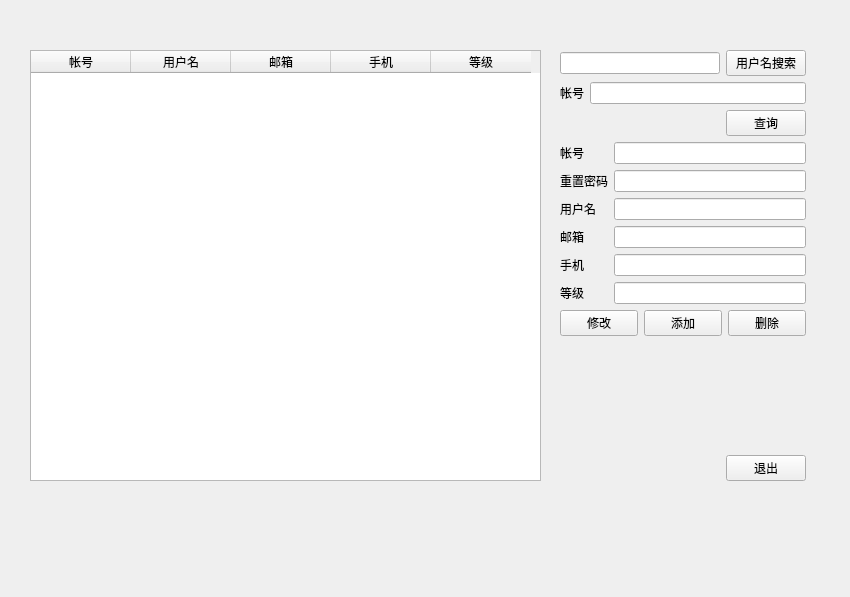
<?xml version="1.0" encoding="UTF-8"?>
<ui version="4.0">
 <class>user_information</class>
 <widget class="QMainWindow" name="user_information">
  <property name="geometry">
   <rect>
    <x>0</x>
    <y>0</y>
    <width>850</width>
    <height>597</height>
   </rect>
  </property>
  <property name="windowTitle">
   <string>MainWindow</string>
  </property>
  <widget class="QWidget" name="centralwidget">
   <widget class="QWidget" name="gridLayoutWidget">
    <property name="geometry">
     <rect>
      <x>560</x>
      <y>50</y>
      <width>246</width>
      <height>431</height>
     </rect>
    </property>
    <layout class="QGridLayout" name="gridLayout_2">
     <item row="1" column="0" colspan="2">
      <layout class="QHBoxLayout" name="horizontalLayout_3">
       <item>
        <widget class="QLabel" name="label_4">
         <property name="text">
          <string>帐号</string>
         </property>
        </widget>
       </item>
       <item>
        <widget class="QLineEdit" name="search_id_edit"/>
       </item>
      </layout>
     </item>
     <item row="6" column="0">
      <widget class="QLabel" name="label_6">
       <property name="text">
        <string>用户名</string>
       </property>
      </widget>
     </item>
     <item row="9" column="0">
      <widget class="QLabel" name="label_5">
       <property name="text">
        <string>等级</string>
       </property>
      </widget>
     </item>
     <item row="7" column="1">
      <widget class="QLineEdit" name="email_edit"/>
     </item>
     <item row="11" column="0">
      <spacer name="verticalSpacer">
       <property name="orientation">
        <enum>Qt::Vertical</enum>
       </property>
       <property name="sizeHint" stdset="0">
        <size>
         <width>20</width>
         <height>40</height>
        </size>
       </property>
      </spacer>
     </item>
     <item row="6" column="1">
      <widget class="QLineEdit" name="name_edit"/>
     </item>
     <item row="10" column="0" colspan="2">
      <layout class="QHBoxLayout" name="horizontalLayout">
       <item>
        <widget class="QPushButton" name="modify_but">
         <property name="text">
          <string>修改</string>
         </property>
        </widget>
       </item>
       <item>
        <widget class="QPushButton" name="insert_but">
         <property name="text">
          <string>添加</string>
         </property>
        </widget>
       </item>
       <item>
        <widget class="QPushButton" name="delete_but">
         <property name="text">
          <string>删除</string>
         </property>
        </widget>
       </item>
      </layout>
     </item>
     <item row="0" column="0" colspan="2">
      <layout class="QHBoxLayout" name="horizontalLayout_2">
       <item>
        <widget class="QLineEdit" name="search_edit"/>
       </item>
       <item>
        <widget class="QPushButton" name="search_but">
         <property name="text">
          <string>用户名搜索</string>
         </property>
        </widget>
       </item>
      </layout>
     </item>
     <item row="12" column="0" colspan="2">
      <layout class="QHBoxLayout" name="horizontalLayout_4"/>
     </item>
     <item row="4" column="0">
      <widget class="QLabel" name="label">
       <property name="text">
        <string>帐号</string>
       </property>
      </widget>
     </item>
     <item row="13" column="0" colspan="2">
      <layout class="QHBoxLayout" name="horizontalLayout_5">
       <item>
        <spacer name="horizontalSpacer_2">
         <property name="orientation">
          <enum>Qt::Horizontal</enum>
         </property>
         <property name="sizeHint" stdset="0">
          <size>
           <width>40</width>
           <height>20</height>
          </size>
         </property>
        </spacer>
       </item>
       <item>
        <widget class="QPushButton" name="exit_but">
         <property name="text">
          <string>退出</string>
         </property>
        </widget>
       </item>
      </layout>
     </item>
     <item row="8" column="1">
      <widget class="QLineEdit" name="phone_edit"/>
     </item>
     <item row="5" column="0">
      <widget class="QLabel" name="label_2">
       <property name="text">
        <string>重置密码</string>
       </property>
      </widget>
     </item>
     <item row="4" column="1">
      <widget class="QLineEdit" name="id_edit"/>
     </item>
     <item row="8" column="0">
      <widget class="QLabel" name="label_8">
       <property name="text">
        <string>手机</string>
       </property>
      </widget>
     </item>
     <item row="7" column="0">
      <widget class="QLabel" name="label_7">
       <property name="text">
        <string>邮箱</string>
       </property>
      </widget>
     </item>
     <item row="5" column="1">
      <widget class="QLineEdit" name="key_edit"/>
     </item>
     <item row="3" column="1">
      <layout class="QHBoxLayout" name="horizontalLayout_6">
       <item>
        <spacer name="horizontalSpacer">
         <property name="orientation">
          <enum>Qt::Horizontal</enum>
         </property>
         <property name="sizeHint" stdset="0">
          <size>
           <width>40</width>
           <height>20</height>
          </size>
         </property>
        </spacer>
       </item>
       <item>
        <widget class="QPushButton" name="search_id_but">
         <property name="text">
          <string>查询</string>
         </property>
        </widget>
       </item>
      </layout>
     </item>
     <item row="9" column="1">
      <widget class="QLineEdit" name="level_edit"/>
     </item>
    </layout>
   </widget>
   <widget class="QTableWidget" name="user_table">
    <property name="geometry">
     <rect>
      <x>30</x>
      <y>50</y>
      <width>511</width>
      <height>431</height>
     </rect>
    </property>
    <column>
     <property name="text">
      <string>帐号</string>
     </property>
    </column>
    <column>
     <property name="text">
      <string>用户名</string>
     </property>
    </column>
    <column>
     <property name="text">
      <string>邮箱</string>
     </property>
    </column>
    <column>
     <property name="text">
      <string>手机</string>
     </property>
    </column>
    <column>
     <property name="text">
      <string>等级</string>
     </property>
    </column>
   </widget>
  </widget>
 </widget>
 <resources/>
 <connections/>
</ui>
